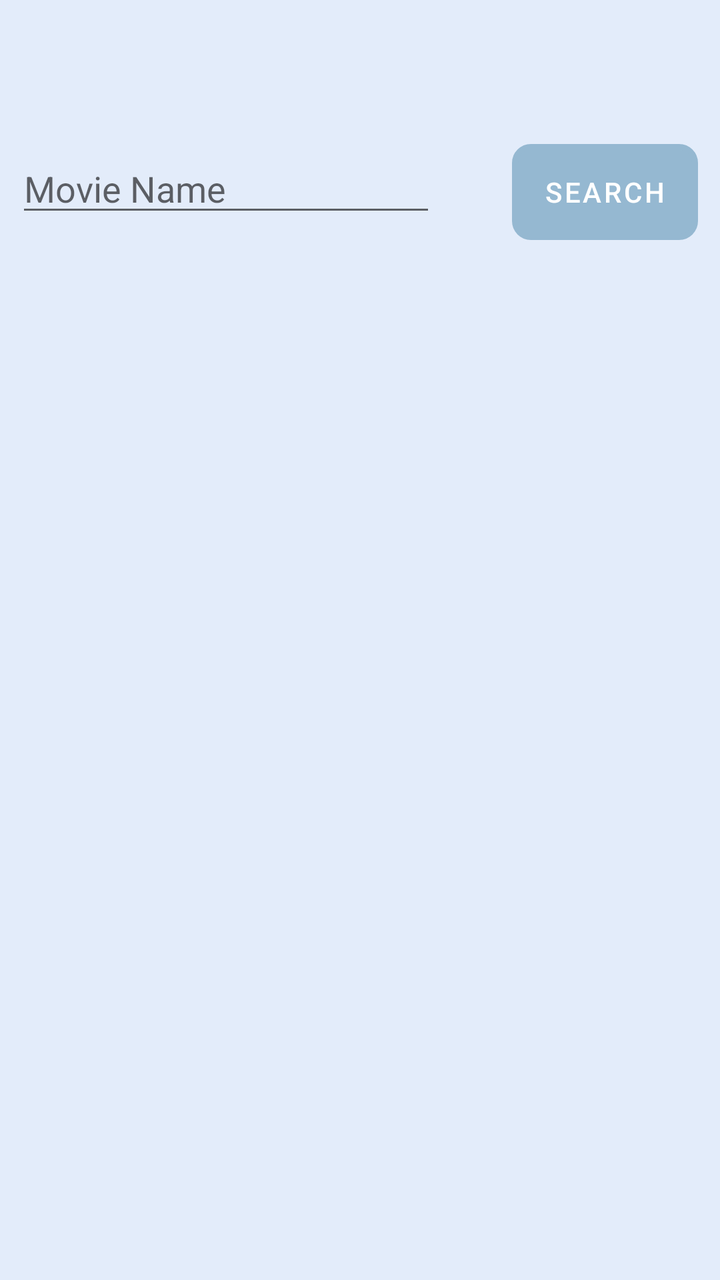
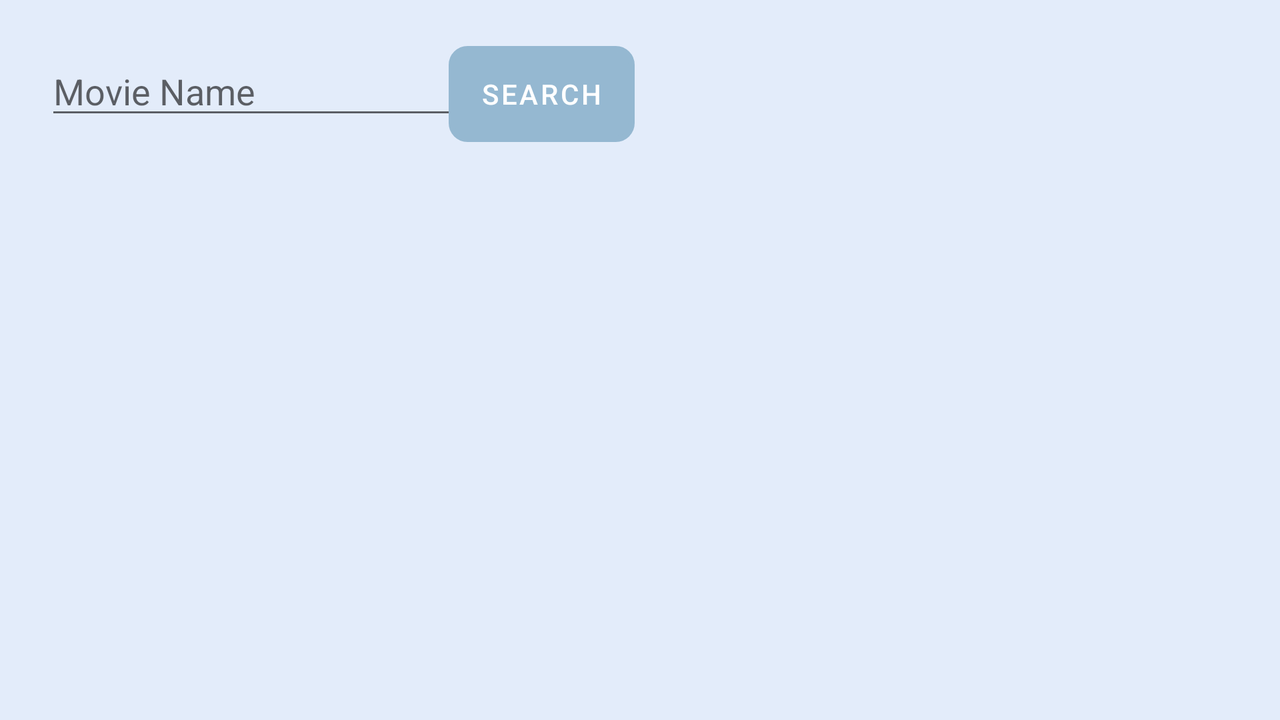

One screen, two layout resources from the same app: the default and the repository's alternative for another configuration. Each is rendered where Android would select it; the XML of both is given below.
<!-- AndroidManifest.xml: application theme Theme.AndroidCW2 -->
<!-- res/layout/activity_search_movie_advanced.xml -->
<?xml version="1.0" encoding="utf-8"?>
<androidx.constraintlayout.widget.ConstraintLayout xmlns:android="http://schemas.android.com/apk/res/android"
    xmlns:app="http://schemas.android.com/apk/res-auto"
    xmlns:tools="http://schemas.android.com/tools"
    android:layout_width="match_parent"
    android:layout_height="match_parent"
    android:background="#e3ecfa"
    tools:context=".SearchMovieAdvanced">


    <EditText
        android:id="@+id/editTextSearchMovieAdvanced"
        android:layout_width="wrap_content"
        android:layout_height="wrap_content"
        android:layout_marginStart="8dp"
        android:layout_marginTop="72dp"
        android:ems="10"
        android:hint="Movie Name"
        android:inputType="textPersonName"
        app:layout_constraintStart_toStartOf="parent"
        app:layout_constraintTop_toTopOf="parent" />

    <ScrollView
        android:id="@+id/scrollView2"
        android:layout_width="match_parent"
        android:layout_height="500dp"
        android:layout_marginStart="8dp"
        android:layout_marginTop="160dp"
        app:layout_constraintStart_toStartOf="parent"
        app:layout_constraintTop_toTopOf="parent">

        <TextView
            android:id="@+id/txtSearchMovieAdvanced"
            android:layout_width="match_parent"
            android:layout_height="wrap_content"
            android:layout_margin="10dp"
            android:layout_marginTop="140dp"
            android:textSize="18sp"/>
    </ScrollView>

    <Button
        android:id="@+id/btnAdvancedSearchTemp"
        android:layout_width="wrap_content"
        android:layout_height="wrap_content"
        android:layout_marginStart="256dp"
        android:layout_marginTop="72dp"
        android:text="Search"
        android:background="@drawable/circlebackgroundbutton"
        app:layout_constraintStart_toStartOf="parent"
        app:layout_constraintTop_toTopOf="parent" />

</androidx.constraintlayout.widget.ConstraintLayout>
<!-- resources referenced by this layout -->
<resources>
  <!-- drawable circlebackgroundbutton (drawable-v24) -->
  <?xml version="1.0" encoding="utf-8"?>
  <shape xmlns:android="http://schemas.android.com/apk/res/android">
      <stroke android:width="3dp"
          android:color="@color/colorPrimary"/>
      <padding android:left="1dp"
          android:top="1dp"
          android:right="1dp"
          android:bottom="1dp"/>
  
      <corners android:bottomLeftRadius="8dp"
          android:bottomRightRadius="8dp"
          android:topLeftRadius="8dp"
          android:topRightRadius="8dp"/>
  
  
  </shape>
  <style name="Theme.AndroidCW2" parent="Theme.MaterialComponents.DayNight.DarkActionBar">
          
          <item name="colorPrimary">@color/purple_500</item>
          <item name="colorPrimaryVariant">@color/purple_700</item>
          <item name="colorOnPrimary">@color/white</item>
          
          <item name="colorSecondary">@color/teal_200</item>
          <item name="colorSecondaryVariant">@color/teal_700</item>
          <item name="colorOnSecondary">@color/black</item>
          
          <item name="android:statusBarColor" tools:targetApi="l">?attr/colorPrimaryVariant</item>
          
      </style>
  <color name="colorPrimary">#95b8d1 </color>
  <color name="purple_500">#95b8d1</color>
  <color name="purple_700">#95b8d1</color>
  <color name="white">#FFFFFFFF</color>
  <color name="teal_200">#FF03DAC5</color>
  <color name="teal_700">#FF018786</color>
  <color name="black">#FF000000</color>
</resources>
<!-- res/layout-land/activity_search_movie_advanced.xml (the repository's variant of the layout above) -->
<!-- drawn on the phone turned sideways -->
<?xml version="1.0" encoding="utf-8"?>
<androidx.constraintlayout.widget.ConstraintLayout xmlns:android="http://schemas.android.com/apk/res/android"
    xmlns:app="http://schemas.android.com/apk/res-auto"
    xmlns:tools="http://schemas.android.com/tools"
    android:layout_width="match_parent"
    android:layout_height="match_parent"
    android:background="#e3ecfa"
    tools:context=".SearchMovieAdvanced">


    <ScrollView
        android:id="@+id/scrollView2"
        android:layout_width="match_parent"
        android:layout_height="250dp"
        app:layout_constraintBottom_toBottomOf="parent"
        app:layout_constraintEnd_toEndOf="parent"
        app:layout_constraintHorizontal_bias="0.0"
        app:layout_constraintStart_toStartOf="parent"
        app:layout_constraintTop_toTopOf="parent"
        app:layout_constraintVertical_bias="1.0">

        <TextView
            android:id="@+id/txtSearchMovieAdvanced"
            android:layout_width="match_parent"
            android:layout_height="wrap_content"
            android:layout_margin="10dp"
            android:layout_marginTop="140dp"
            android:textSize="18sp" />
    </ScrollView>

    <Button
        android:id="@+id/btnAdvancedSearchTemp"
        android:layout_width="wrap_content"
        android:layout_height="wrap_content"
        android:background="@drawable/circlebackgroundbutton"
        android:text="Search"
        app:layout_constraintBottom_toBottomOf="parent"
        app:layout_constraintEnd_toEndOf="parent"
        app:layout_constraintHorizontal_bias="0.41"
        app:layout_constraintStart_toStartOf="parent"
        app:layout_constraintTop_toTopOf="parent"
        app:layout_constraintVertical_bias="0.074" />

    <EditText
        android:id="@+id/editTextSearchMovieAdvanced"
        android:layout_width="wrap_content"
        android:layout_height="wrap_content"
        android:ems="10"
        android:hint="Movie Name"
        android:inputType="textPersonName"
        app:layout_constraintBottom_toBottomOf="parent"
        app:layout_constraintEnd_toEndOf="parent"
        app:layout_constraintHorizontal_bias="0.053"
        app:layout_constraintStart_toStartOf="parent"
        app:layout_constraintTop_toTopOf="parent"
        app:layout_constraintVertical_bias="0.073" />

</androidx.constraintlayout.widget.ConstraintLayout>
